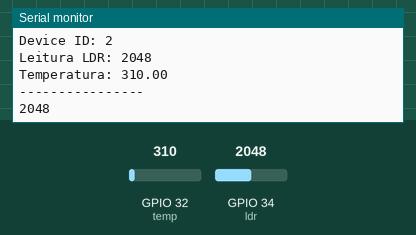
This sketch was run on a simulated ESP32. Shown: the last lines printed to the serial monitor. The inputs (shaded band) are chosen by the test bench; at power-on: GPIO 34 (ldr) = 2048, GPIO 32 (temp) = 310.

Above: at 1.2 s.
1.3 s: GPIO 34 (ldr) set to 2866
At 1.9 s:
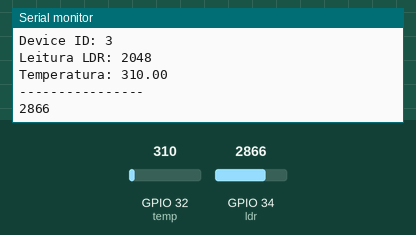
2.8 s: GPIO 34 (ldr) set to 3603
At 3.4 s:
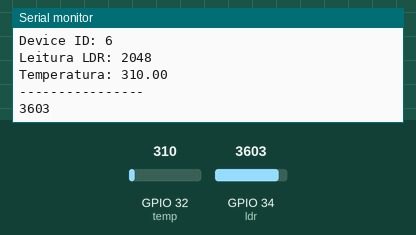
Timing chart, 0 to 5.8 s (numbered marks = the images above; inputs shaded):
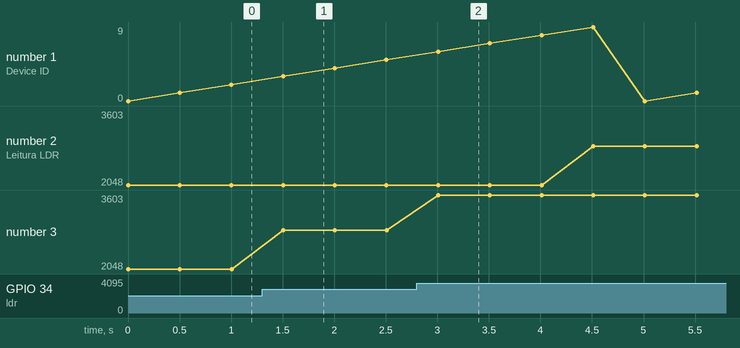

The sketch:

Pr_tica_05_Fila3.ino
```cpp
//Fila 3
#define temp 32
#define ldr 34

struct sensor {
  int deviceId;
  int Lei_LDR;
  float Lei_Temp;
};

TaskHandle_t myTaskHandle = NULL;
TaskHandle_t myTaskHandle2 = NULL;
QueueHandle_t queue;


void Task1(void *arg) {
    queue = xQueueCreate(5, sizeof(struct sensor));
    if (queue == 0) {
     printf("Failed to create queue= %p\n", queue);
    }
    struct sensor mySensor;
    while(1){
     for(int i = 0; i<10; i++){
      int leitor_ldr = analogRead(ldr);
      int analogvalue = analogRead(temp);

      mySensor.deviceId = i;
      mySensor.Lei_LDR = leitor_ldr;
      mySensor.Lei_Temp = analogvalue;
      xQueueSend(queue, &mySensor, portMAX_DELAY);
     }

    }

}

void Task2(void *arg) {
    struct sensor element;
    while(1){
     for(int i = 0; i<10; i++){
      xQueueReceive(queue, &element, portMAX_DELAY);

      Serial.print("Device ID: ");
      Serial.println(element.deviceId);

      Serial.print("Leitura LDR: ");
      Serial.println(element.Lei_LDR);

      Serial.print("Temperatura: ");
      Serial.println(element.Lei_Temp);

      Serial.println("----------------");
      Serial.println(analogRead(ldr));
      vTaskDelay(500/ portTICK_RATE_MS);
     }
    }

}

void setup() {

  Serial.begin(115200);
  Serial.println("Fila");
  pinMode (ldr, INPUT);
  //pinMode (temp, INPUT);

   xTaskCreate(Task1, "Task1", 4096, NULL, 1, &myTaskHandle);
   xTaskCreatePinnedToCore(Task2, "Task2", 4096, NULL, 1, &myTaskHandle2, 1);
 }

void loop() {
}
```

Measured:
- after the input at 1.3 s, the serial monitor: prints a new line after 0.21 s (image 1)
- after the input at 2.8 s, the serial monitor: prints a new line after 0.21 s (image 2)
- plotted number 2: 2048 → 3603 after the input at 2.8 s
- plotted number 3: 2048 → 2866 after the input at 1.3 s, 2866 → 3603 after the input at 2.8 s
